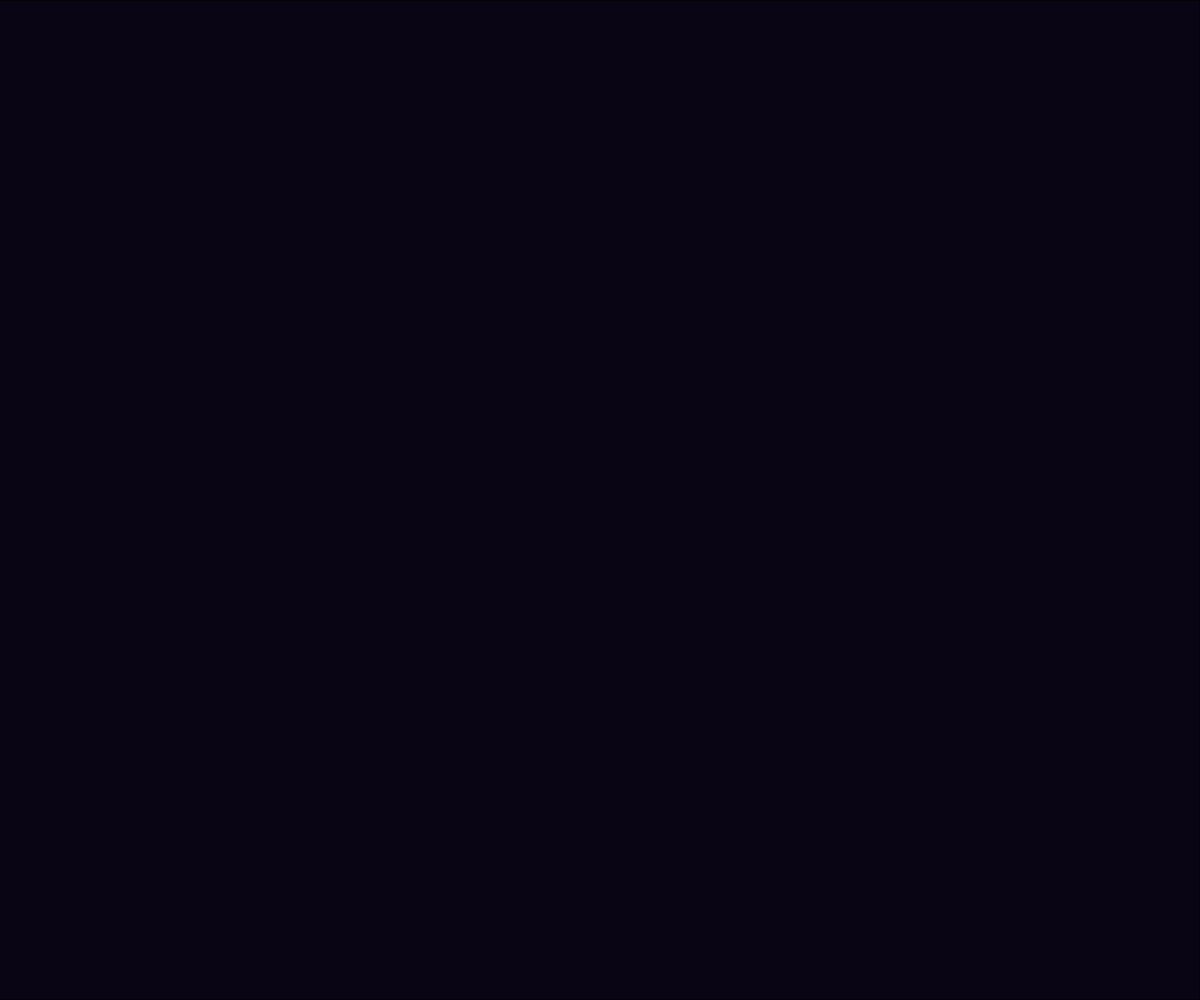
Frame 1 (no input)
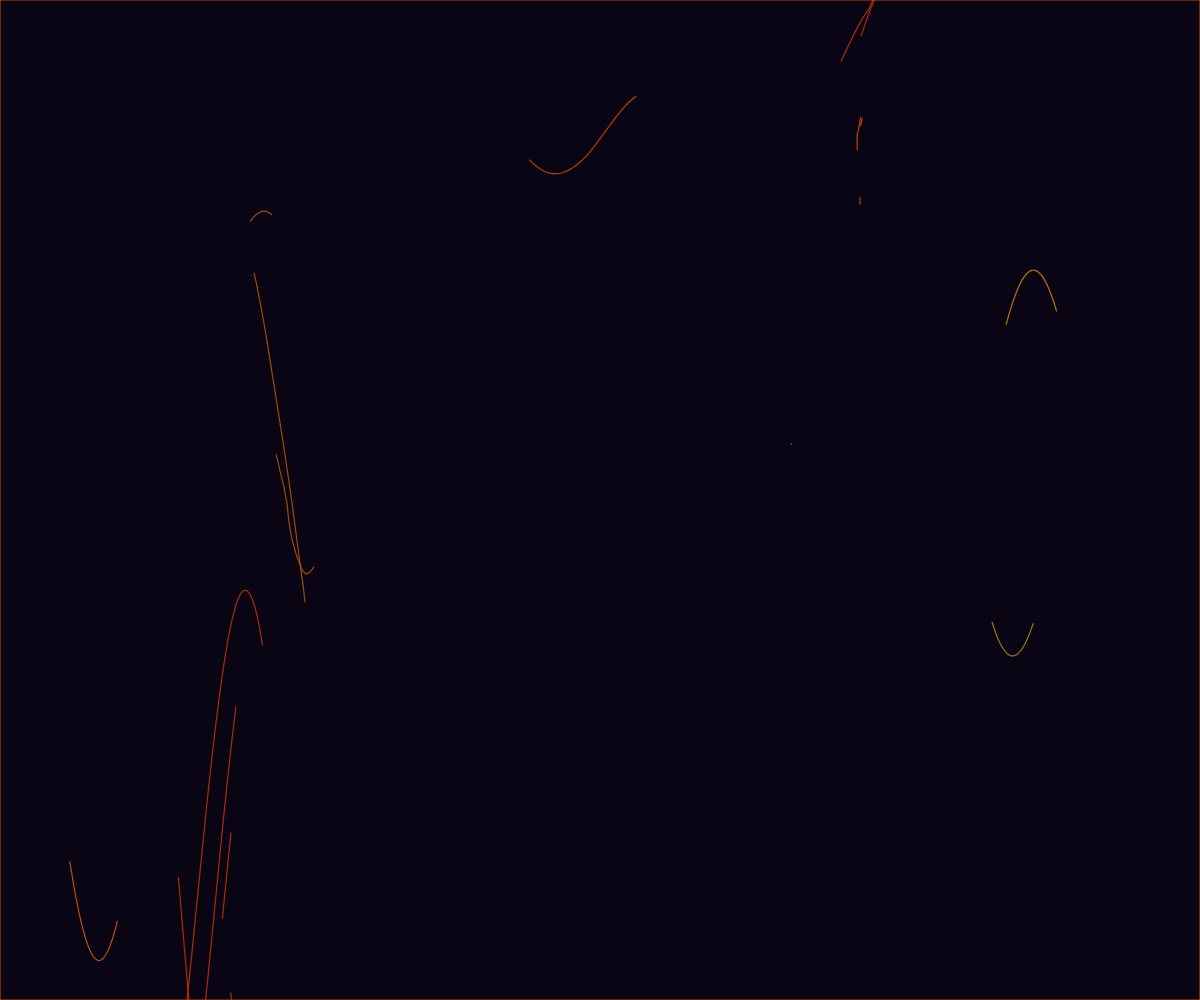
Frame 60 (no input)
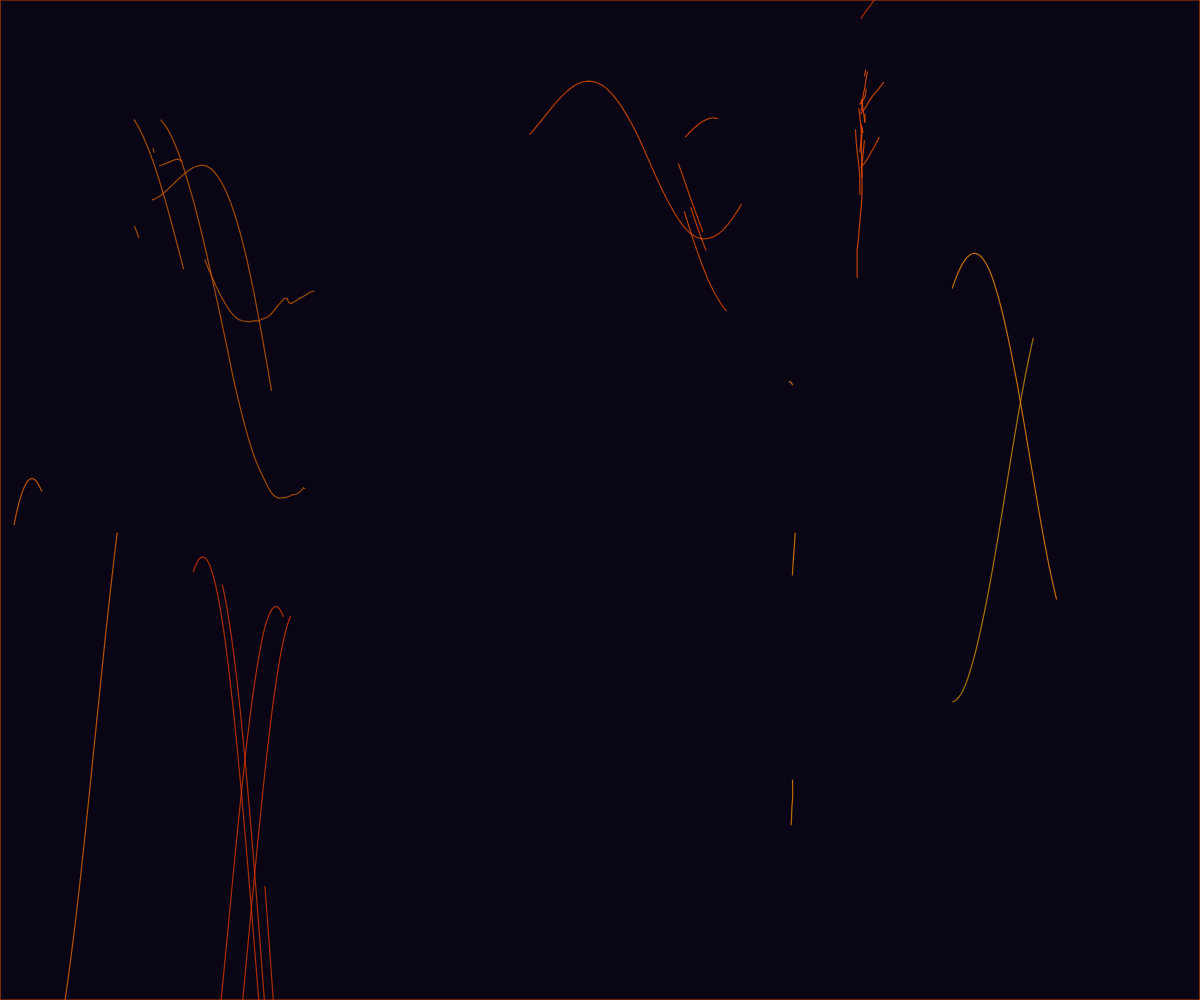
Frame 120 (the mouse pressed at the canvas centre since frame 60)

The p5.js sketch that drew these frames (run headless with seeded random() and noise() and a simulated clock; from frame 60 on, the mouse is pressed at the canvas centre):

// p5.js sketch
// ── sketch.js
let tendrils = [];
let maxTendrils = 200;
let pulseSpeed = 0.03;
let branchChance = 0.015;
let maxDepth = 6;
let bgColor;

function setup() {
  createCanvas(windowWidth, windowHeight);
  bgColor = color(10, 5, 20);
  background(bgColor);
  
  // Start with a few initial tendrils
  for (let i = 0; i < 8; i++) {
    tendrils.push({
      x: random(width),
      y: random(height),
      angle: random(TWO_PI),
      length: random(1, 3),
      depth: 0,
      segments: [],
      color: color(random(200, 255), random(50, 150), 0, 200),
      speed: random(0.3, 1.2),
      pulseOffset: random(1000)
    });
  }
}

function draw() {
  // Semi-transparent overlay for trail effect
  fill(bgColor);
  rect(0, 0, width, height);
  
  // Update and draw tendrils
  for (let i = tendrils.length - 1; i >= 0; i--) {
    let tendril = tendrils[i];
    
    // Move tendril forward
    tendril.x += cos(tendril.angle) * tendril.length * tendril.speed;
    tendril.y += sin(tendril.angle) * tendril.length * tendril.speed;
    
    // Add to segments for drawing
    tendril.segments.push({x: tendril.x, y: tendril.y});
    
    // Occasionally change direction with a more organic feel
    if (random() < 0.15) {
      tendril.angle += random(-0.1, 0.1);
    }
    
    // Occasionally branch
    if (tendril.depth < maxDepth && random() < branchChance) {
      let newTendril = {
        x: tendril.x,
        y: tendril.y,
        angle: tendril.angle + random(-0.3, 0.3),
        length: random(1, 3),
        depth: tendril.depth + 1,
        segments: [],
        color: tendril.color,
        speed: tendril.speed * random(0.8, 1.2),
        pulseOffset: random(1000)
      };
      tendrils.push(newTendril);
    }
    
    // Draw the tendril with a pulsing effect
    noFill();
    stroke(tendril.color);
    strokeWeight(1.2);
    beginShape();
    for (let j = 0; j < tendril.segments.length; j++) {
      let seg = tendril.segments[j];
      let pulse = sin(frameCount * pulseSpeed + seg.x * 0.03 + tendril.pulseOffset) * 0.4 + 1;
      vertex(seg.x, seg.y * pulse);
    }
    endShape();
    
    // Remove old segments to keep the trail
    if (tendril.segments.length > 150) {
      tendril.segments.shift();
    }
    
    // Remove tendrils that are off-screen or too old
    if (tendril.x < -100 || tendril.x > width + 100 || 
        tendril.y < -100 || tendril.y > height + 100 ||
        tendril.segments.length > 400) {
      tendrils.splice(i, 1);
    }
  }
  
  // Occasionally add a new tendril
  if (random() < 0.02 && tendrils.length < maxTendrils) {
    let angle = random(TWO_PI);
    tendrils.push({
      x: random(width),
      y: random(height),
      angle: angle,
      length: random(1, 3),
      depth: 0,
      segments: [],
      color: color(random(200, 255), random(50, 150), 0, 200),
      speed: random(0.3, 1.2),
      pulseOffset: random(1000)
    });
  }
}

function windowResized() {
  resizeCanvas(windowWidth, windowHeight);
}
